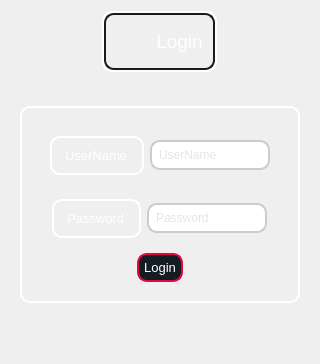
            <widget class="QWidget" name="Login_In_Page">
             <layout class="QVBoxLayout" name="verticalLayout_11">
              <item alignment="Qt::AlignHCenter">
               <widget class="QFrame" name="frame_16">
                <property name="styleSheet">
                 <string notr="true">QFrame{
    border-radius: 10px;
    border: 2px solid  white;
color:white;}</string>
                </property>
                <property name="frameShape">
                 <enum>QFrame::StyledPanel</enum>
                </property>
                <property name="frameShadow">
                 <enum>QFrame::Raised</enum>
                </property>
                <layout class="QVBoxLayout" name="verticalLayout_18">
                 <property name="spacing">
                  <number>0</number>
                 </property>
                 <property name="leftMargin">
                  <number>0</number>
                 </property>
                 <property name="topMargin">
                  <number>0</number>
                 </property>
                 <property name="rightMargin">
                  <number>0</number>
                 </property>
                 <property name="bottomMargin">
                  <number>0</number>
                 </property>
                 <item alignment="Qt::AlignHCenter|Qt::AlignVCenter">
                  <widget class="QFrame" name="frame_3">
                   <property name="styleSheet">
                    <string notr="true">QFrame{
    border-radius: 10px;
    border: 2px solid  hsl(0, 0%, 10%);;
    padding: 5px;
}
QLabel{
border:0px;
}</string>
                   </property>
                   <property name="frameShape">
                    <enum>QFrame::StyledPanel</enum>
                   </property>
                   <property name="frameShadow">
                    <enum>QFrame::Raised</enum>
                   </property>
                   <layout class="QHBoxLayout" name="horizontalLayout_21">
                    <property name="spacing">
                     <number>0</number>
                    </property>
                    <property name="leftMargin">
                     <number>0</number>
                    </property>
                    <property name="topMargin">
                     <number>0</number>
                    </property>
                    <property name="rightMargin">
                     <number>0</number>
                    </property>
                    <property name="bottomMargin">
                     <number>0</number>
                    </property>
                    <item>
                     <widget class="QLabel" name="label_8">
                      <property name="minimumSize">
                       <size>
                        <width>40</width>
                        <height>40</height>
                       </size>
                      </property>
                      <property name="maximumSize">
                       <size>
                        <width>40</width>
                        <height>40</height>
                       </size>
                      </property>
                      <property name="text">
                       <string />
                      </property>
                      <property name="pixmap">
                       <pixmap resource="../Qss/icons/_icons.qrc">:/icons/Icons/feather/user.png</pixmap>
                      </property>
                      <property name="scaledContents">
                       <bool>true</bool>
                      </property>
                     </widget>
                    </item>
                    <item>
                     <widget class="QLabel" name="label_15">
                      <property name="font">
                       <font>
                        <pointsize>14</pointsize>
                       </font>
                      </property>
                      <property name="layoutDirection">
                       <enum>Qt::LeftToRight</enum>
                      </property>
                      <property name="styleSheet">
                       <string notr="true" />
                      </property>
                      <property name="text">
                       <string>Login</string>
                      </property>
                      <property name="alignment">
                       <set>Qt::AlignHCenter|Qt::AlignTop</set>
                      </property>
                     </widget>
                    </item>
                   </layout>
                  </widget>
                 </item>
                </layout>
               </widget>
              </item>
              <item>
               <widget class="QFrame" name="frame_17">
                <property name="sizePolicy">
                 <sizepolicy hsizetype="Preferred" vsizetype="Expanding">
                  <horstretch>0</horstretch>
                  <verstretch>0</verstretch>
                 </sizepolicy>
                </property>
                <property name="styleSheet">
                 <string notr="true">QFrame,#Login_info_after_check{
border:0px;
}
#Pass_input_login::placeholder {
    color: #BBBBBB; /* This sets the placeholder color to a duller white */
}
QPushButton{
	border:2px solid white;
}

QLabel,#Login_Box{
    border-radius: 10px;
    border: 2px solid  white;
    padding: 10px;
color:white;
}
QLineEdit {
    border-radius: 10px;
    border: 2px solid #ccc;
    padding: 5px;
}
QLineEdit:focus {
    border-color: hsl(0, 0%, 30%);
}
QPushButton{
	background-color:#141C24;
	border : 2px solid #E60540;
	padding:5px;
	border-radius:10px;
color:white;
}
QPushButton:hover {
    background-color: rgba(230, 5, 64, 0.3);;
}</string>
                </property>
                <property name="frameShape">
                 <enum>QFrame::StyledPanel</enum>
                </property>
                <property name="frameShadow">
                 <enum>QFrame::Raised</enum>
                </property>
                <layout class="QVBoxLayout" name="verticalLayout_21">
                 <property name="spacing">
                  <number>6</number>
                 </property>
                 <property name="topMargin">
                  <number>28</number>
                 </property>
                 <property name="bottomMargin">
                  <number>10</number>
                 </property>
                 <item alignment="Qt::AlignHCenter">
                  <widget class="QFrame" name="Login_Box">
                   <property name="styleSheet">
                    <string notr="true">#Sign_Up_Info_Box{

    border-radius: 10px;
    border: 2px solid  hsl(0, 0%, 10%);;
    padding: 5px;
}</string>
                   </property>
                   <property name="frameShape">
                    <enum>QFrame::StyledPanel</enum>
                   </property>
                   <property name="frameShadow">
                    <enum>QFrame::Raised</enum>
                   </property>
                   <layout class="QVBoxLayout" name="verticalLayout_20">
                    <item alignment="Qt::AlignHCenter">
                     <widget class="QFrame" name="UserName_box_login">
                      <property name="frameShape">
                       <enum>QFrame::StyledPanel</enum>
                      </property>
                      <property name="frameShadow">
                       <enum>QFrame::Raised</enum>
                      </property>
                      <layout class="QHBoxLayout" name="horizontalLayout_25">
                       <item>
                        <widget class="QLabel" name="label_18">
                         <property name="font">
                          <font>
                           <pointsize>10</pointsize>
                          </font>
                         </property>
                         <property name="text">
                          <string>UserName</string>
                         </property>
                        </widget>
                       </item>
                       <item>
                        <widget class="QLineEdit" name="Username_input_login">
                         <property name="palette">
                          <palette>
                           <active>
                            <colorrole role="Button">
                             <brush brushstyle="SolidPattern">
                              <color alpha="255">
                               <red>24</red>
                               <green>24</green>
                               <blue>36</blue>
                              </color>
                             </brush>
                            </colorrole>
                            <colorrole role="Base">
                             <brush brushstyle="SolidPattern">
                              <color alpha="255">
                               <red>24</red>
                               <green>24</green>
                               <blue>36</blue>
                              </color>
                             </brush>
                            </colorrole>
                            <colorrole role="Window">
                             <brush brushstyle="SolidPattern">
                              <color alpha="255">
                               <red>24</red>
                               <green>24</green>
                               <blue>36</blue>
                              </color>
                             </brush>
                            </colorrole>
                            <colorrole role="PlaceholderText">
                             <brush brushstyle="SolidPattern">
                              <color alpha="128">
                               <red>204</red>
                               <green>204</green>
                               <blue>204</blue>
                              </color>
                             </brush>
                            </colorrole>
                           </active>
                           <inactive>
                            <colorrole role="Button">
                             <brush brushstyle="SolidPattern">
                              <color alpha="255">
                               <red>24</red>
                               <green>24</green>
                               <blue>36</blue>
                              </color>
                             </brush>
                            </colorrole>
                            <colorrole role="Base">
                             <brush brushstyle="SolidPattern">
                              <color alpha="255">
                               <red>24</red>
                               <green>24</green>
                               <blue>36</blue>
                              </color>
                             </brush>
                            </colorrole>
                            <colorrole role="Window">
                             <brush brushstyle="SolidPattern">
                              <color alpha="255">
                               <red>24</red>
                               <green>24</green>
                               <blue>36</blue>
                              </color>
                             </brush>
                            </colorrole>
                            <colorrole role="PlaceholderText">
                             <brush brushstyle="SolidPattern">
                              <color alpha="128">
                               <red>204</red>
                               <green>204</green>
                               <blue>204</blue>
                              </color>
                             </brush>
                            </colorrole>
                           </inactive>
                           <disabled>
                            <colorrole role="Button">
                             <brush brushstyle="SolidPattern">
                              <color alpha="255">
                               <red>24</red>
                               <green>24</green>
                               <blue>36</blue>
                              </color>
                             </brush>
                            </colorrole>
                            <colorrole role="Base">
                             <brush brushstyle="SolidPattern">
                              <color alpha="255">
                               <red>24</red>
                               <green>24</green>
                               <blue>36</blue>
                              </color>
                             </brush>
                            </colorrole>
                            <colorrole role="Window">
                             <brush brushstyle="SolidPattern">
                              <color alpha="255">
                               <red>24</red>
                               <green>24</green>
                               <blue>36</blue>
                              </color>
                             </brush>
                            </colorrole>
                            <colorrole role="PlaceholderText">
                             <brush brushstyle="SolidPattern">
                              <color alpha="128">
                               <red>204</red>
                               <green>204</green>
                               <blue>204</blue>
                              </color>
                             </brush>
                            </colorrole>
                           </disabled>
                          </palette>
                         </property>
                         <property name="placeholderText">
                          <string>UserName</string>
                         </property>
                        </widget>
                       </item>
                      </layout>
                     </widget>
                    </item>
                    <item alignment="Qt::AlignHCenter">
                     <widget class="QFrame" name="Password_box_login">
                      <property name="frameShape">
                       <enum>QFrame::StyledPanel</enum>
                      </property>
                      <property name="frameShadow">
                       <enum>QFrame::Raised</enum>
                      </property>
                      <layout class="QHBoxLayout" name="horizontalLayout_27">
                       <item>
                        <widget class="QLabel" name="label_20">
                         <property name="font">
                          <font>
                           <pointsize>10</pointsize>
                          </font>
                         </property>
                         <property name="text">
                          <string>Password</string>
                         </property>
                        </widget>
                       </item>
                       <item>
                        <widget class="QLineEdit" name="Pass_input_login">
                         <property name="palette">
                          <palette>
                           <active>
                            <colorrole role="Button">
                             <brush brushstyle="SolidPattern">
                              <color alpha="255">
                               <red>24</red>
                               <green>24</green>
                               <blue>36</blue>
                              </color>
                             </brush>
                            </colorrole>
                            <colorrole role="Base">
                             <brush brushstyle="SolidPattern">
                              <color alpha="255">
                               <red>24</red>
                               <green>24</green>
                               <blue>36</blue>
                              </color>
                             </brush>
                            </colorrole>
                            <colorrole role="Window">
                             <brush brushstyle="SolidPattern">
                              <color alpha="255">
                               <red>24</red>
                               <green>24</green>
                               <blue>36</blue>
                              </color>
                             </brush>
                            </colorrole>
                            <colorrole role="PlaceholderText">
                             <brush brushstyle="SolidPattern">
                              <color alpha="128">
                               <red>204</red>
                               <green>204</green>
                               <blue>204</blue>
                              </color>
                             </brush>
                            </colorrole>
                           </active>
                           <inactive>
                            <colorrole role="Button">
                             <brush brushstyle="SolidPattern">
                              <color alpha="255">
                               <red>24</red>
                               <green>24</green>
                               <blue>36</blue>
                              </color>
                             </brush>
                            </colorrole>
                            <colorrole role="Base">
                             <brush brushstyle="SolidPattern">
                              <color alpha="255">
                               <red>24</red>
                               <green>24</green>
                               <blue>36</blue>
                              </color>
                             </brush>
                            </colorrole>
                            <colorrole role="Window">
                             <brush brushstyle="SolidPattern">
                              <color alpha="255">
                               <red>24</red>
                               <green>24</green>
                               <blue>36</blue>
                              </color>
                             </brush>
                            </colorrole>
                            <colorrole role="PlaceholderText">
                             <brush brushstyle="SolidPattern">
                              <color alpha="128">
                               <red>204</red>
                               <green>204</green>
                               <blue>204</blue>
                              </color>
                             </brush>
                            </colorrole>
                           </inactive>
                           <disabled>
                            <colorrole role="Button">
                             <brush brushstyle="SolidPattern">
                              <color alpha="255">
                               <red>24</red>
                               <green>24</green>
                               <blue>36</blue>
                              </color>
                             </brush>
                            </colorrole>
                            <colorrole role="Base">
                             <brush brushstyle="SolidPattern">
                              <color alpha="255">
                               <red>24</red>
                               <green>24</green>
                               <blue>36</blue>
                              </color>
                             </brush>
                            </colorrole>
                            <colorrole role="Window">
                             <brush brushstyle="SolidPattern">
                              <color alpha="255">
                               <red>24</red>
                               <green>24</green>
                               <blue>36</blue>
                              </color>
                             </brush>
                            </colorrole>
                            <colorrole role="PlaceholderText">
                             <brush brushstyle="SolidPattern">
                              <color alpha="128">
                               <red>204</red>
                               <green>204</green>
                               <blue>204</blue>
                              </color>
                             </brush>
                            </colorrole>
                           </disabled>
                          </palette>
                         </property>
                         <property name="echoMode">
                          <enum>QLineEdit::Password</enum>
                         </property>
                         <property name="placeholderText">
                          <string>Password</string>
                         </property>
                        </widget>
                       </item>
                      </layout>
                     </widget>
                    </item>
                    <item alignment="Qt::AlignHCenter">
                     <widget class="QPushButton" name="Login_Check_btn">
                      <property name="font">
                       <font>
                        <pointsize>10</pointsize>
                       </font>
                      </property>
                      <property name="cursor">
                       <cursorShape>PointingHandCursor</cursorShape>
                      </property>
                      <property name="text">
                       <string>Login</string>
                      </property>
                      <property name="icon">
                       <iconset resource="../Qss/icons/_icons.qrc">
                        <normaloff>:/icons/Icons/feather/user.png</normaloff>:/icons/Icons/feather/user.png</iconset>
                      </property>
                     </widget>
                    </item>
                   </layout>
                  </widget>
                 </item>
                 <item alignment="Qt::AlignHCenter|Qt::AlignVCenter">
                  <widget class="QLabel" name="Login_info_after_check">
                   <property name="text">
                    <string />
                   </property>
                  </widget>
                 </item>
                </layout>
               </widget>
              </item>
             </layout>
            </widget>
